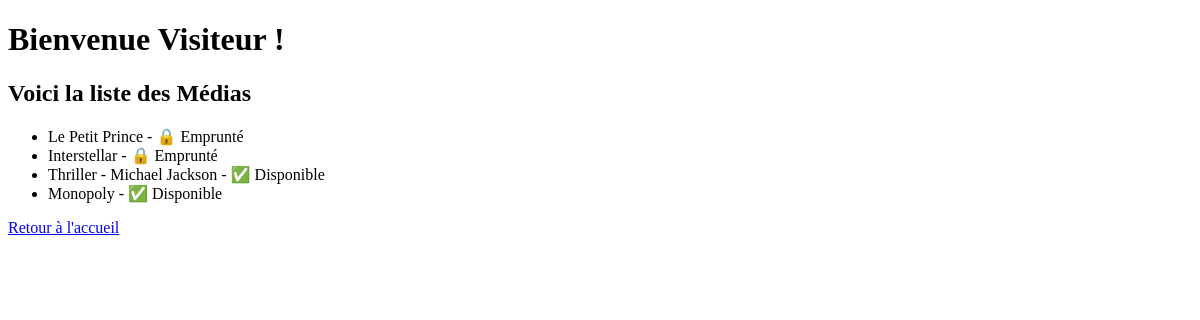
Page /membre/medias/ on the earlier database version.
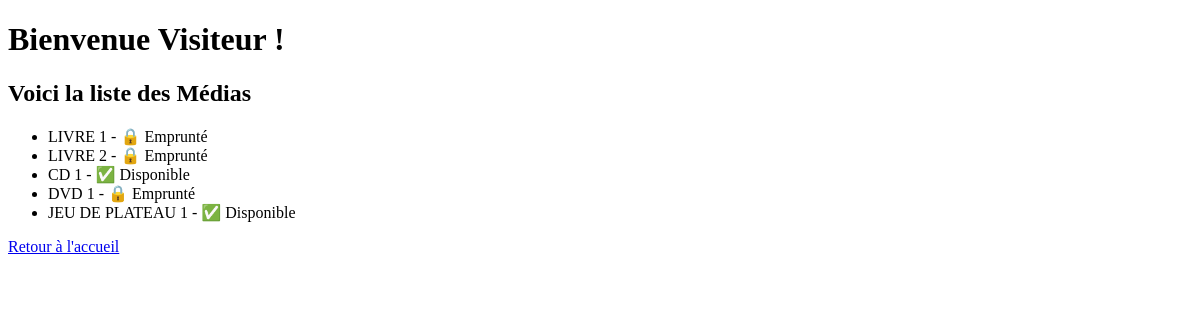
Same page on the later database version.
### bibliotheque/models.py (models this page shows, shortened)
class Media(models.Model):
    titre = models.CharField(max_length=255)
    disponible = models.BooleanField(default=True)

### membre/views.py (the view)
# urls.py: path('medias/', liste_medias, name='liste_medias'),
def liste_medias(request):
    medias = Media.objects.all()  # Récupérer tous les médias
    return render(request, 'membre/liste_medias.html', {'medias': medias})

### membre/templates/membre/liste_medias.html (shortened to what this page needs)
<!DOCTYPE html>
<html lang="fr">
<head>
</head>
<body>
{% block content %}
    <h1>Bienvenue Visiteur !</h1>
    <h2>Voici la liste des Médias</h2>
    <ul>
        {% for media in medias %}
            <li>
                {{ media.titre }} - {{ media.type }}
                {% if media.disponible %}
                    <span>✅ Disponible</span>
                {% else %}
                    <span>🔒 Emprunté</span>
                {% endif %}
            </li>
        {% endfor %}
    </ul>
     <a href="{% url 'accueil' %}">Retour à l'accueil</a>
{% endblock %}
</body>
</html>

Differences in the rows shown:
removed Media: titre "Le Petit Prince", disponible "🔒 Emprunté"
removed Media: titre "Interstellar", disponible "🔒 Emprunté"
removed Media: titre "Thriller - Michael Jackson", disponible "✅ Disponible"
removed Media: titre "Monopoly", disponible "✅ Disponible"
added Media: titre "LIVRE 1", disponible "🔒 Emprunté"
added Media: titre "LIVRE 2", disponible "🔒 Emprunté"
added Media: titre "CD 1", disponible "✅ Disponible"
added Media: titre "DVD 1", disponible "🔒 Emprunté"
added Media: titre "JEU DE PLATEAU 1", disponible "✅ Disponible"
